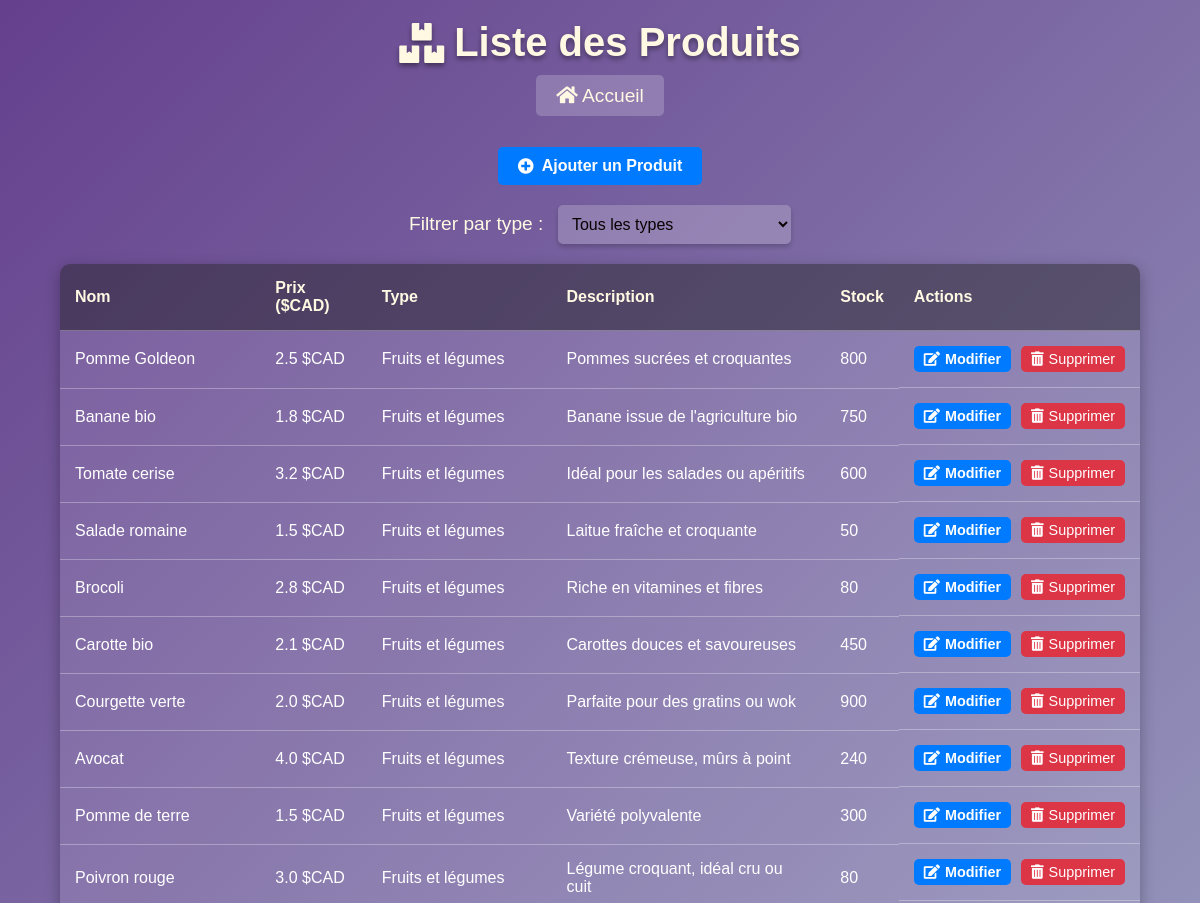
/list (upper part), run on an earlier commit of the app's database.
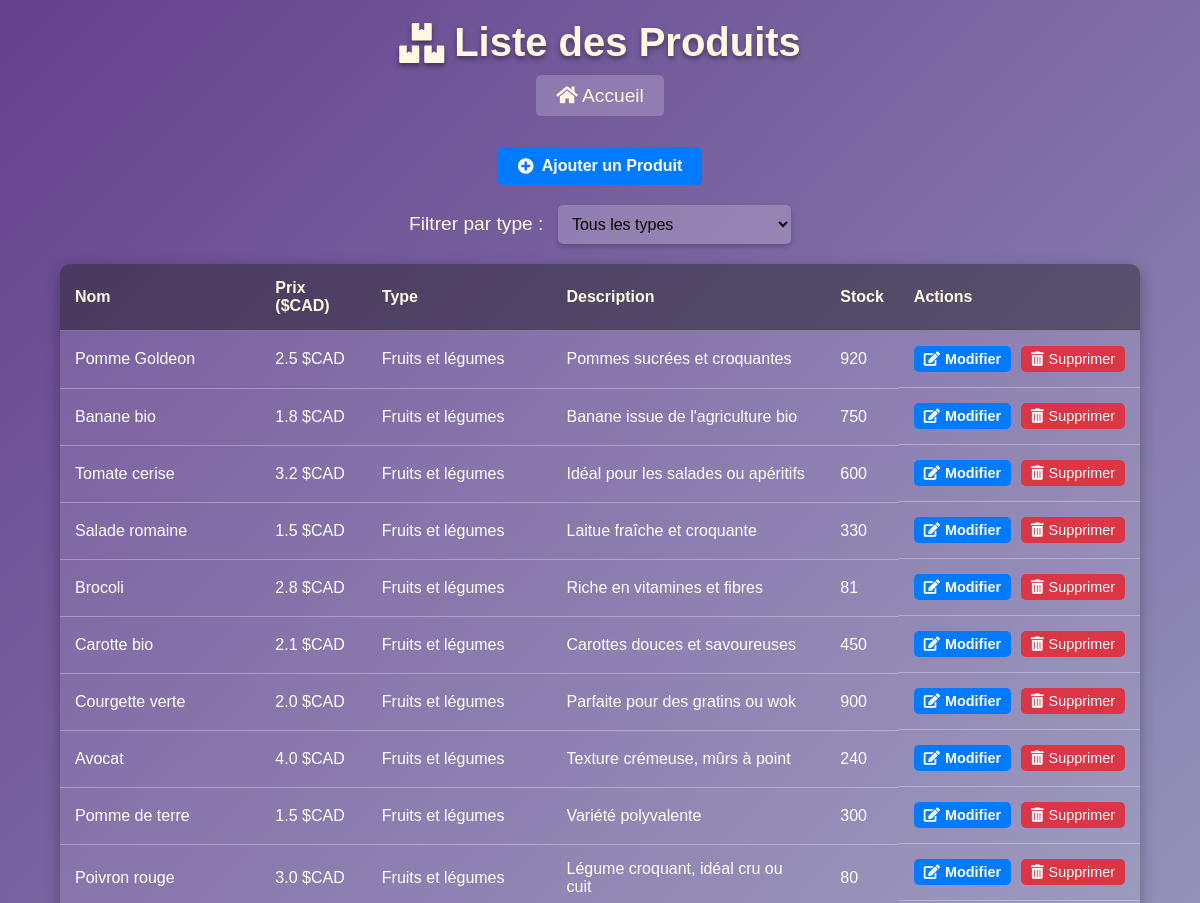
And on a later commit of the database.
### tables this page shows
CREATE TABLE produits (
                        id INTEGER PRIMARY KEY AUTOINCREMENT,
                        nom TEXT NOT NULL,
                        prix REAL NOT NULL, 
                        description TEXT NOT NULL,
                        stock INTEGER NOT NULL,
                        type_produit TEXT NOT NULL
                    );

### app.py (the view)
@app.route('/list', methods=['GET'])
def list_produits():
    type_produit = request.args.get('type_produit')  # Récupère le type sélectionné depuis l'URL
    produit = Produit()  # Crée une instance de la classe Produit
    if type_produit and type_produit != "":
        produits = produit.filter_products_by_type(type_produit)  # Filtre par type
    else:
        produits = produit.get_products()  # Affiche tous les produits
    types_produits = [
        'Fruits et légumes', 'Produits laitiers', 'Viandes et protéines',
        'Produits de boulangerie', 'Céréales et grains', 'Conserves et produits secs',
        'Condiments et épices', 'Boissons', 'Produits surgelés',
        'Snacks et confiseries', 'Produits non alimentaires'
    ]
    return render_template('list_produits.html', produits=produits, types_produits=types_produits, selected_type=type_produit)

### gestion_produit.py (called while the page is built)
    def get_products(self):
        try:
            with sqlite3.connect("app_database.db") as connection:
                cursor = connection.cursor()
                cursor.execute("SELECT * FROM produits")
                produits = cursor.fetchall()
                return [Produit(nom=row[1], prix=row[2], description=row[3], stock=row[4], type_produit=row[5], id=row[0]) for row in produits]
        except sqlite3.Error as e:
            print(f"Erreur lors de la récupération des produits : {e}")
            return []

### templates/list_produits.html (shortened to what this page needs)
<!DOCTYPE html>
<html lang="fr">
<head>
    <link href="https://cdnjs.cloudflare.com/ajax/libs/font-awesome/5.15.3/css/all.min.css" rel="stylesheet">
    <link rel="stylesheet" type="text/css" href="{{ url_for('static', filename='style_produits.css') }}">
</head>
<body>
    <header>
        <h1><i class="fas fa-boxes"></i> Liste des Produits</h1>
    </header>
    <div class="home-link">
        <a href="{{ url_for('dashboard') }}"><i class="fas fa-home"></i> Accueil</a>
    </div>
    <main>
        <div class="action-link">
            <a href="{{ url_for('add_product') }}" class="btn-primary">
                <i class="fas fa-plus-circle"></i> Ajouter un Produit
            </a>
        </div>
        <div class="filter-container">
            <form method="GET" action="{{ url_for('list_produits') }}">
                <label for="type_produit">Filtrer par type :</label>
                <select name="type_produit" id="type_produit" onchange="this.form.submit()">
                    <option value="">Tous les types</option>
                </select>
            </form>
        </div>
        <table>
            <thead>
                <tr>
                    <th>Nom</th>
                    <th>Prix ($CAD)</th>
                    <th>Type</th>
                    <th>Description</th>
                    <th>Stock</th>
                    <th>Actions</th>
                </tr>
            </thead>
            <tbody>
                {% for produit in produits %}
                <tr>
                    <td>{{ produit.nom }}</td>
                    <td>{{ produit.prix }} $CAD</td>
                    <td>{{ produit.type_produit }}</td>
                    <td>{{ produit.description }}</td>
                    <td>{{ produit.stock }}</td>
                    <td class="action-buttons">
                        <a href="{{ url_for('edit_product', id=produit.id) }}" class="btn-action btn-primary">
                            <i class="fas fa-edit"></i> Modifier
                        </a>
                        <form action="{{ url_for('delete_product', id=produit.id) }}" method="POST" style="display:inline;">
                            <button type="submit" class="btn-action btn-danger" onclick="return confirm('Êtes-vous sûr de vouloir supprimer ce produit ?');">
                                <i class="fas fa-trash-alt"></i> Supprimer
                            </button>
                        </form>
                    </td>
                </tr>
                {% endfor %}
            </tbody>
        </table>
    </main>
</body>
</html>

What changed in the data, as far as the page shows it:
changed produits "Pomme Goldeon": stock "800" → "920"
changed produits "Salade romaine": stock "50" → "330"
changed produits "Brocoli": stock "80" → "81"
